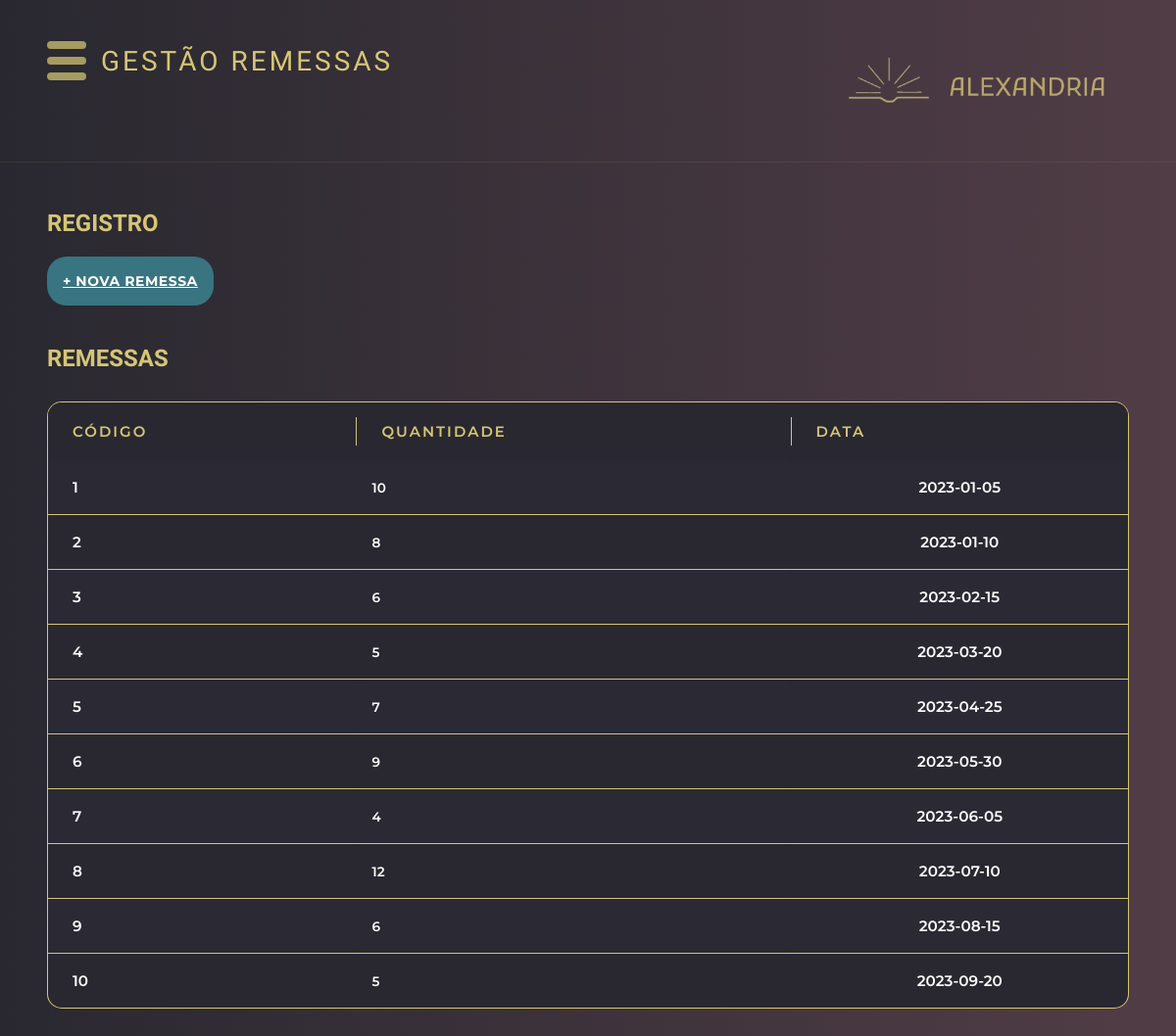
The app's page /template/gestao/remessa-gestao.php, older data.
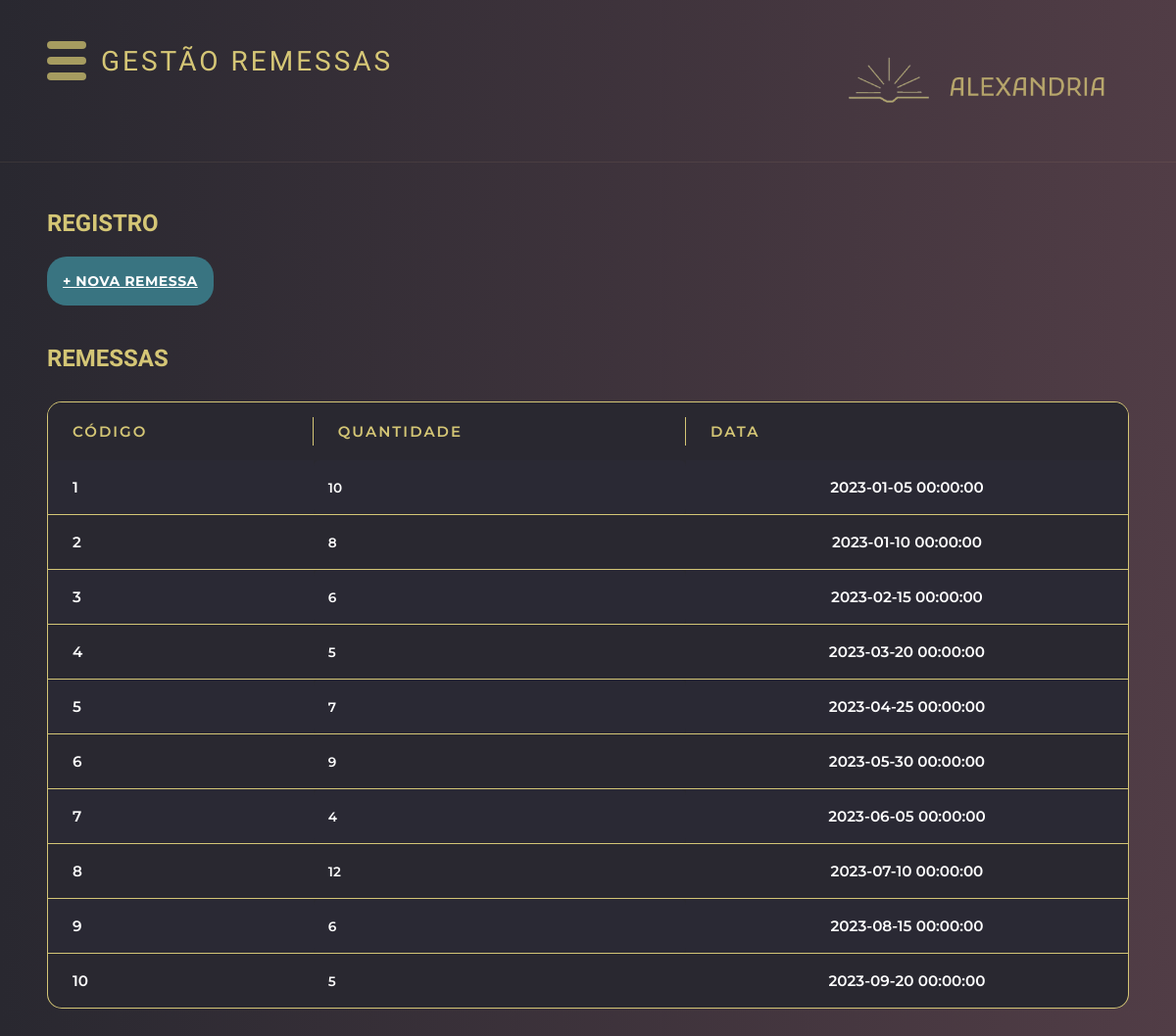
The same page, newer data.
### tables this page shows
CREATE TABLE REMESSA (
 pk_rem INT PRIMARY KEY auto_increment, 
 rem_data TIMESTAMP not null,
 rem_qtd INT not null,
 fk_forn INT not null,
 fk_liv INT not null,
 fk_user INT not null,
 FOREIGN KEY(fk_forn) references FORNECEDOR(pk_forn) on delete restrict on update cascade,
 FOREIGN KEY(fk_liv) references LIVRO(pk_liv) on delete restrict on update cascade,
 FOREIGN KEY(fk_user) references USUARIO(pk_user) on delete restrict on update cascade
);

### geral.php (called while the page is built, shortened)
<?php
function conectaBd() {
    $conexao = conectarBanco();
    return $conexao;
}
function listar($tabela) {
    $conexao = conectaBd();
    $stmt = $conexao->prepare("SELECT * FROM $tabela");
    $stmt->execute();
    $variavel = $stmt->fetchAll();
    return $variavel;
}
?>

### template/gestao/remessa-gestao.php (the view, shortened to what this page needs)
<?php
require_once "../../geral.php";
$remessas = listar('remessa');
$tituloH1= "GESTÃO REMESSAS";
include '../header.php';
?>
<main class="main-content">
    <div class="titulo">
        <h2>REGISTRO</h2>
    </div>
    <div class="top-section">
        <div class="actions-section">
            <a href="remessa-cadastro.php" class="action-btn">
                <span class="plus-icon">+ NOVA REMESSA</span>
            </a>
        </div>
    </div>
    <div class = "titulo">
        <h2>Remessas</h2>
    </div>
    <div class='titleliv'>
        <div class="tabela">
            <div class="tisch">
                <table>
                    <tr>
                        <th>Código</th>
                        <th>Quantidade</th>
                        <th>Data</th>
                    </tr>
                    <?php foreach ($remessas as $remessa): ?>
                        <tr>
                            <td><?= htmlspecialchars($remessa['pk_rem']) ?></td>
                            <td><?= htmlspecialchars($remessa["rem_qtd"]) ?></td>
                            <td><?= htmlspecialchars($remessa["rem_data"]) ?></td>
                        </tr>
                    <?php endforeach; ?>
                </table>
            </div>
        </div>
    </div>
</main>
</body>
</html>

### template/header.php (shortened to what this page needs)
<!DOCTYPE html>
<html lang="pt-BR">
<head>
    <link rel="stylesheet" href="../../static/css/header.css?v=<?= time() ?>">
    <link rel="stylesheet" href="../../static/css/geral.css?v=<?= time() ?>">
    <link rel="stylesheet" href="../../static/css/popup.css?v=<?= time() ?>">
</head>
<body>
    <nav>
    <div id="iconeMenu">
        <div class="barrasIconeMenu" onclick="animaIconeMenu(this)">
            <div id="barra1"></div>
            <div id="barra2"></div>
            <div id="barra3"></div>
        </div>
    </div>
    </nav>
    <header>
        <div id="logo" class="logo">
            <h1><?php echo isset($tituloH1) ? $tituloH1 : 'errinho eita'; ?></h1>
        </div>
        <div class="brand-section">
            <div class="alexandria-logo">
                <div class="img"> <img src="../../static/img/LOGO.png" class="logoGestao" alt="Logo Alexandria"> </div>
            </div>
        </div>
    </header>

### static/css/header.css (style rules this page uses)
:root { --cor-primaria: rgb(41, 40, 48); --cor-secundaria: rgb(81, 61, 70); --cor-titulo-1: #FFEE87CC; --cor-titulo-2: #C4E9EC99; --cor-titulo-2-contraste: #23767E; --cor-titulo-2-contraste-60: #23767E99; --cor-texto: #FFF; }
* { margin: 0; padding: 0; box-sizing: border-box; }
body { background: linear-gradient(to right, var(--cor-primaria), var(--cor-secundaria)); min-height: 100vh; font-family: 'Montserrat', sans-serif; color: var(--cor-titulo-1); overflow-x: hidden; }
nav { float: left; }
.barrasIconeMenu { display: inline-block; cursor: pointer; }
#iconeMenu { position: fixed; z-index: 2; margin-left:2%;; margin-top:1.5%; }
#barra1, #barra2, #barra3 { width: 40px; height: 8px; background-color: #a69c60; margin: 8px; border-radius: 20px; transition: 0.4s; }
#logo, #iconeMenu { transition: margin-left 0.5s; padding: 16px; }
header { display: flex; justify-content: space-between; align-items: center; padding: 30px 30px; border-bottom: 1px solid rgba(200, 168, 130, 0.1); }
.logo { display: flex; align-items: center; gap: 15px; font-size: 16px; font-weight: 400; letter-spacing: 2px; margin-left: 5%; }
.brand-section { display: flex; align-items: center; gap: 15px; }
.alexandria-logo { display: flex; align-items: center; gap: 8px; }
h1, h2, h3 { font-family: 'Krona One', 'sans-serif'; }

### static/css/geral.css (style rules this page uses)
:root { --cor-primaria: rgb(41, 40, 48); --cor-secundaria: rgb(81, 61, 70); --cor-titulo-1: #FFEE87CC; --cor-titulo-2: #C4E9EC99; --cor-titulo-2-contraste: #23767E; --cor-titulo-2-contraste-60: #23767E99; --cor-titulo-2-contraste-40: #23767e6b; --cor-texto: #FFF; }
* { margin: 0; padding: 0; box-sizing: border-box; }
.main-content { padding: 3rem; }
.top-section { margin-top:20px; display: flex; justify-content: space-between; align-items: flex-start; margin-bottom: 40px; }
.actions-section { display: flex; flex-direction: column; gap: 12px; }
.action-btn { background: #397481; border: none; color: white; padding: 1rem; border-radius: 20px; cursor: pointer; font: 400 0.9rem 'Montserrat', 'sans-serif'; display: flex; align-items: center; gap: 8px; width: fit-content; text-transform: uppercase; letter-spacing: 0.5px; transition: all 0.2s ease; }
.plus-icon { font-size: 14px; font-weight: bold; }
.titleliv { margin: 30px 0; }
.tabela { background: var(--cor-primaria); border-radius: 15px; overflow-y: hidden; border: 1px solid var(--cor-titulo-1); }
table { width: 100%; border-collapse: collapse; font-family: 'Montserrat', sans-serif; }
th { position:sticky; background: var(--cor-primaria); color: var(--cor-titulo-1); padding: 20px 25px; text-align: left; font-weight: 600; text-transform: uppercase; letter-spacing: 2px; font-size: 15px; position: relative; }
th:not(:last-child)::after { content: ''; position: absolute; right: 0; top: 25%; height: 50%; width: 1px; background: var(--cor-titulo-1); }
td { padding: 18px 25px; border-bottom: 1px solid var(--cor-titulo-1); font-size: 0.95rem; color:white; vertical-align: middle; transition: all 0.3s ease; }
tr:last-child td { border-bottom: none; }
td:first-child { font-weight: 600; color: white; }
td:nth-child(2) { font-family: 'Montserrat', sans-serif; font-weight: 600; border-radius: 6px; font-size: 0.85rem; color: white; padding: 12px 15px; }
td:nth-child(3) { text-transform: capitalize; font-weight: 600; }
td:last-child { text-align: center; }
tbody tr:nth-child(even) { background-color: rgba(102, 126, 234, 0.02); }
.logoGestao { max-width:400px;; width: 100%; float: right; padding-left: 20%; margin-top: 0% }
h1, h2 { font-weight: 700; color: var(--cor-titulo-1); text-transform: uppercase; font-family: 'Krona One', 'sans-serif'; }
h1 { color: var(--cor-titulo-1); font-size: 28px; font-weight: 300; letter-spacing: 3px; text-align: center; margin-bottom: 40px; text-transform: uppercase; }

Row changes from the older to the newer data that the page shows:
changed remessa id 1: rem_data "2023-01-05" → "2023-01-05 00:00:00"
changed remessa id 2: rem_data "2023-01-10" → "2023-01-10 00:00:00"
changed remessa id 3: rem_data "2023-02-15" → "2023-02-15 00:00:00"
changed remessa id 4: rem_data "2023-03-20" → "2023-03-20 00:00:00"
changed remessa id 5: rem_data "2023-04-25" → "2023-04-25 00:00:00"
changed remessa id 6: rem_data "2023-05-30" → "2023-05-30 00:00:00"
changed remessa id 7: rem_data "2023-06-05" → "2023-06-05 00:00:00"
changed remessa id 8: rem_data "2023-07-10" → "2023-07-10 00:00:00"
changed remessa id 9: rem_data "2023-08-15" → "2023-08-15 00:00:00"
changed remessa id 10: rem_data "2023-09-20" → "2023-09-20 00:00:00"
